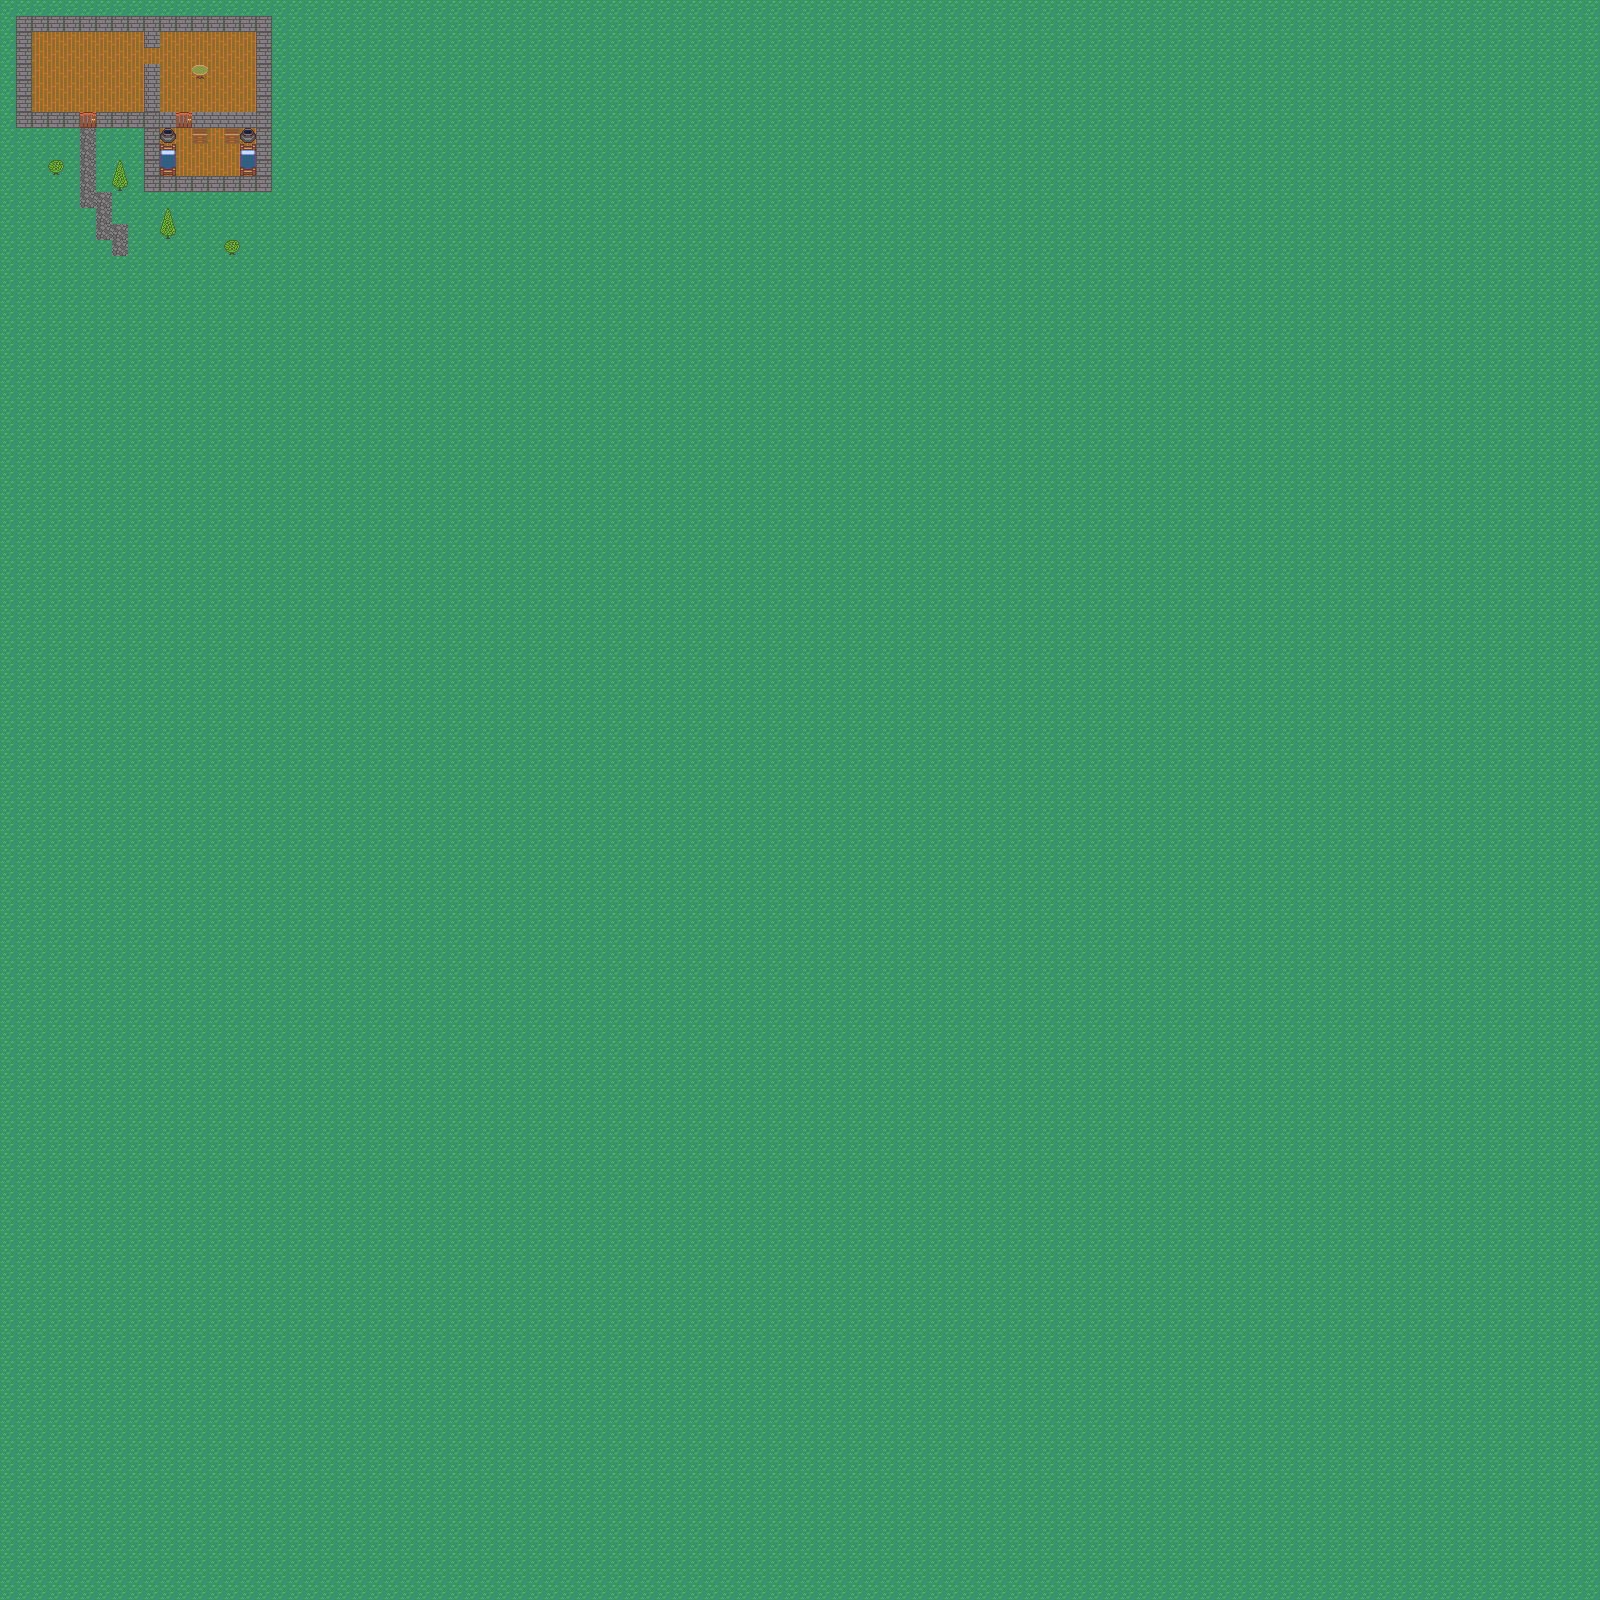

This game map was drawn from its Tiled (.tmx) file and the tilesets committed beside it. A one-line description and the trimmed map source follow:
An orthogonal 100x100 tile map with 16x16 px tiles, 5 tile layers (under0, under1, midheight, over0, ...), 2 tilesets and 1 object (entry).

<map version="1.0" tiledversion="1.0.3" orientation="orthogonal" renderorder="right-down" width="100" height="100" tilewidth="16" tileheight="16" nextobjectid="2">
 <tileset firstgid="1" source="../tileset/world_map_tileset.tsx" />
 <tileset firstgid="1025" source="../tileset/town_tileset.tsx" />
 <layer name="under0" width="100" height="100">
  <data>[10000 cells, 10000 non-empty, 2 distinct tile ids]</data>
 </layer>
 <objectgroup name="teleports">
  <object id="1" name="entry" x="112" y="240" width="16" height="16" />
 </objectgroup>
 <layer name="under1" width="100" height="100">
  <data>[10000 cells, 95 non-empty, 3 distinct tile ids]</data>
 </layer>
 <layer name="midheight" width="100" height="100">
  <data>[10000 cells, 0 non-empty, 0 distinct tile ids]</data>
 </layer>
 <layer name="over0" width="100" height="100">
  <data>[10000 cells, 0 non-empty, 0 distinct tile ids]</data>
 </layer>
 <layer name="sprites" width="100" height="100">
  <data>[10000 cells, 66 non-empty, 10 distinct tile ids]</data>
 </layer>
 <objectgroup name="walls" />
</map>
